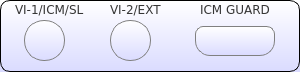
    <widget class="QFrame" name="fp_VI_ICM_SL">
     <property name="geometry">
      <rect>
       <x>54</x>
       <y>84</y>
       <width>300</width>
       <height>72</height>
      </rect>
     </property>
     <property name="styleSheet">
      <string notr="true">/*QFrame{border:2px solid black; background-color: rgba(0,0,0,0);border-radius:10px;}
QLabel{border:1px solid rgba(0,0,0,0);}*/
QFrame{border:1px solid black; background-color: qlineargradient(x1: 0, y1: 0, x2: 0, y2: 1,stop: 0 #ffffff, stop: 1 #dadbff);border-radius:10px;}
QLabel{border:1px solid rgba(0,0,0,0);
background-color: rgb(0, 0, 0,0);
}

</string>
     </property>
     <property name="frameShape">
      <enum>QFrame::StyledPanel</enum>
     </property>
     <property name="frameShadow">
      <enum>QFrame::Raised</enum>
     </property>
     <widget class="QFrame" name="fp_Guarding">
      <property name="geometry">
       <rect>
        <x>195</x>
        <y>26</y>
        <width>80</width>
        <height>30</height>
       </rect>
      </property>
      <property name="styleSheet">
       <string notr="true">border:1px solid gray;
 border-top-right-radius: 8px;
 border-top-left-radius: 8px;
 border-bottom-right-radius: 15px;
 border-bottom-left-radius: 15px;</string>
      </property>
      <property name="frameShape">
       <enum>QFrame::StyledPanel</enum>
      </property>
      <property name="frameShadow">
       <enum>QFrame::Raised</enum>
      </property>
     </widget>
     <widget class="QFrame" name="fp_VI2_EXT">
      <property name="geometry">
       <rect>
        <x>110</x>
        <y>20</y>
        <width>41</width>
        <height>41</height>
       </rect>
      </property>
      <property name="styleSheet">
       <string notr="true">border:1px solid gray;border-radius:20px;
image: url(:/new/prefix1/Button-Blank-Gray-icon.png);</string>
      </property>
      <property name="frameShape">
       <enum>QFrame::StyledPanel</enum>
      </property>
      <property name="frameShadow">
       <enum>QFrame::Raised</enum>
      </property>
     </widget>
     <widget class="QLabel" name="fp_VI1_ICM_SL_label">
      <property name="geometry">
       <rect>
        <x>11</x>
        <y>1</y>
        <width>74</width>
        <height>17</height>
       </rect>
      </property>
      <property name="font">
       <font>
        <family>DejaVu Sans</family>
        <pointsize>9</pointsize>
        <weight>50</weight>
        <bold>false</bold>
       </font>
      </property>
      <property name="styleSheet">
       <string notr="true">color: rgb(53, 53, 53);</string>
      </property>
      <property name="text">
       <string>VI-1/ICM/SL</string>
      </property>
     </widget>
     <widget class="QLabel" name="fp_VI2_EXT_label">
      <property name="geometry">
       <rect>
        <x>106</x>
        <y>1</y>
        <width>60</width>
        <height>17</height>
       </rect>
      </property>
      <property name="font">
       <font>
        <family>DejaVu Sans</family>
        <pointsize>9</pointsize>
        <weight>50</weight>
        <bold>false</bold>
       </font>
      </property>
      <property name="styleSheet">
       <string notr="true">color: rgb(53, 53, 53);</string>
      </property>
      <property name="text">
       <string>VI-2/EXT</string>
      </property>
     </widget>
     <widget class="QFrame" name="fp_VI1_ICM_SL">
      <property name="geometry">
       <rect>
        <x>24</x>
        <y>20</y>
        <width>41</width>
        <height>41</height>
       </rect>
      </property>
      <property name="styleSheet">
       <string notr="true">border:1px solid gray;border-radius:20px;
image: url(:/new/prefix1/Button-Blank-Gray-icon.png);</string>
      </property>
      <property name="frameShape">
       <enum>QFrame::StyledPanel</enum>
      </property>
      <property name="frameShadow">
       <enum>QFrame::Raised</enum>
      </property>
     </widget>
     <widget class="QLabel" name="fp_ICM_Guard">
      <property name="geometry">
       <rect>
        <x>196</x>
        <y>1</y>
        <width>75</width>
        <height>17</height>
       </rect>
      </property>
      <property name="font">
       <font>
        <family>DejaVu Sans</family>
        <pointsize>9</pointsize>
        <weight>50</weight>
        <bold>false</bold>
       </font>
      </property>
      <property name="styleSheet">
       <string notr="true">color: rgb(53, 53, 53);</string>
      </property>
      <property name="text">
       <string>ICM GUARD</string>
      </property>
     </widget>
    </widget>
